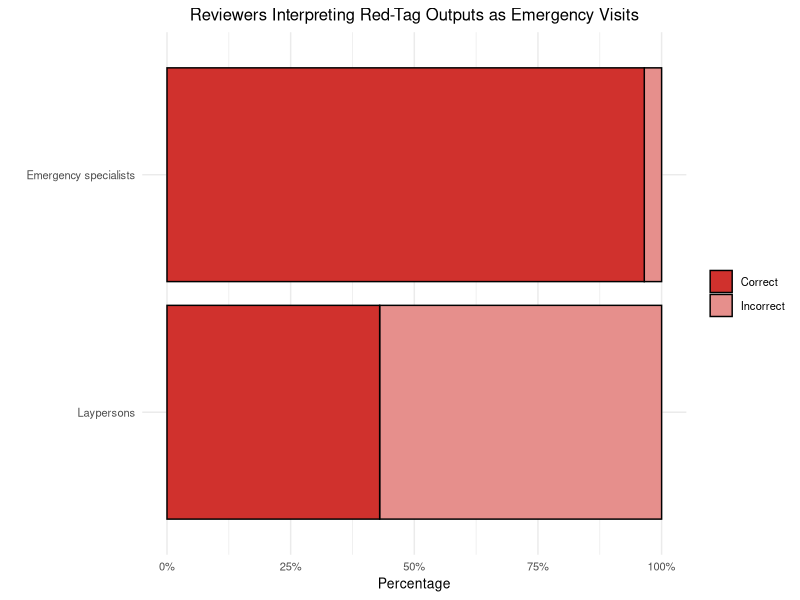
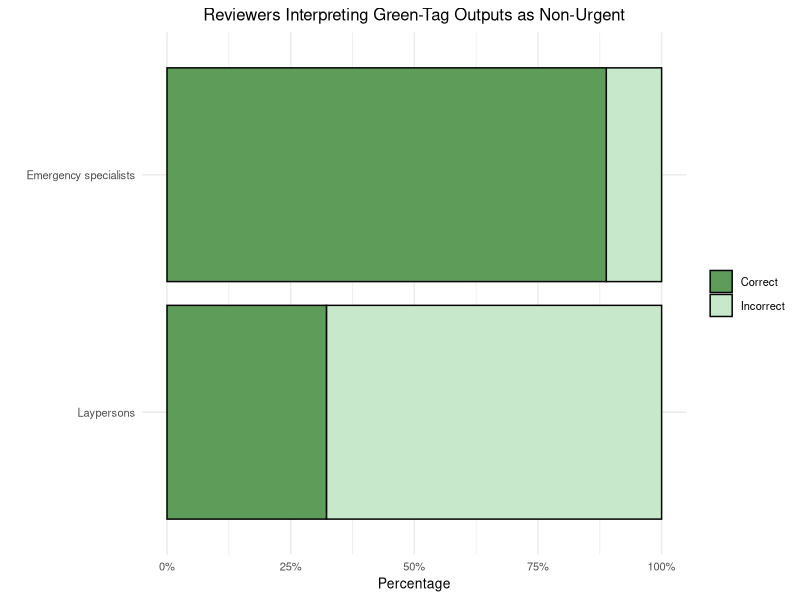
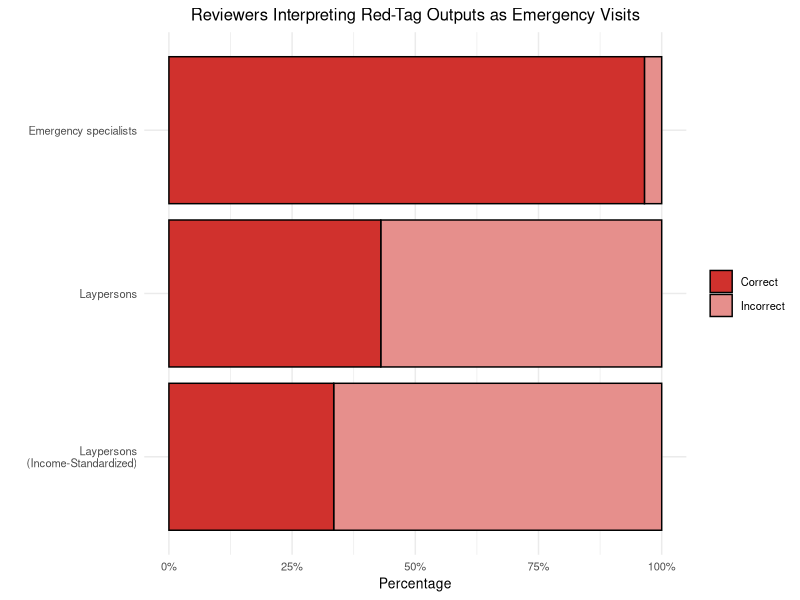
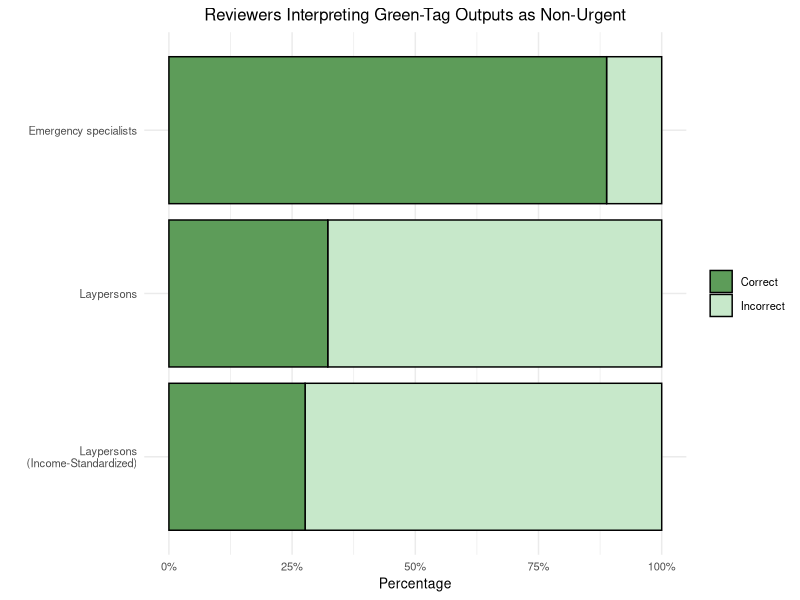
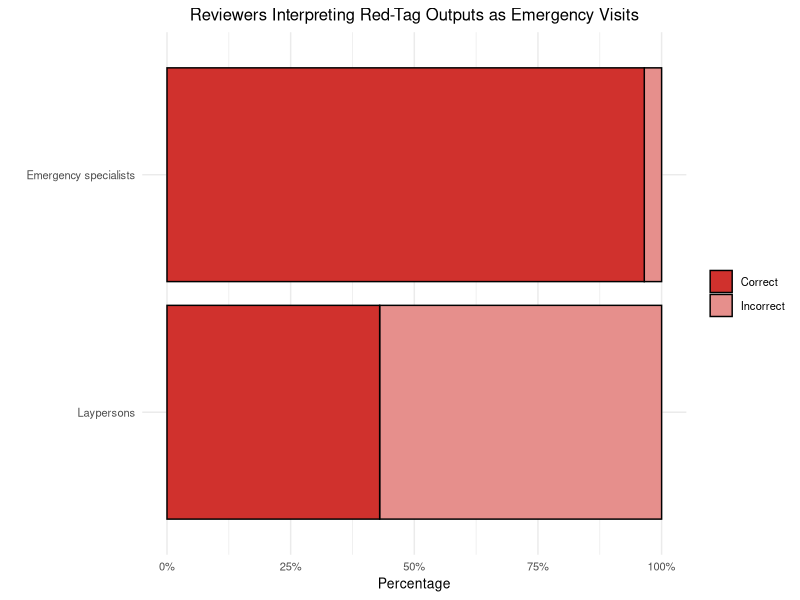
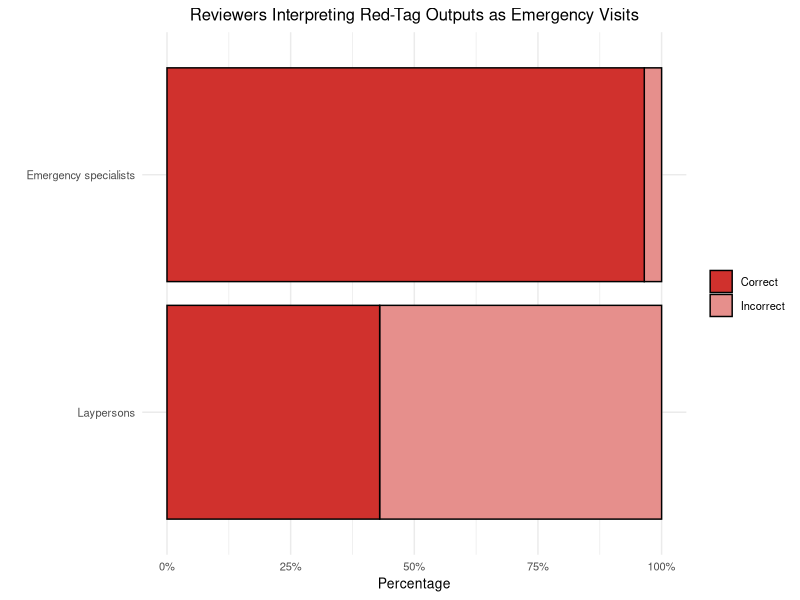
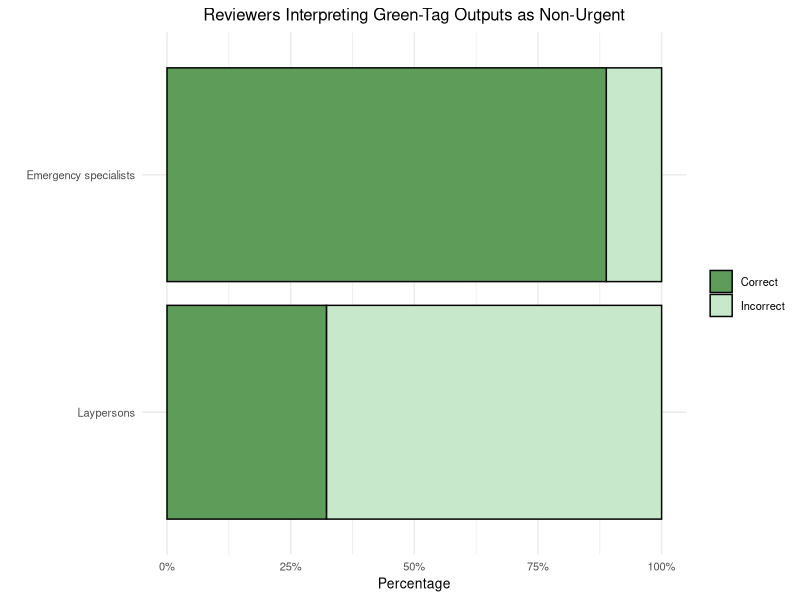
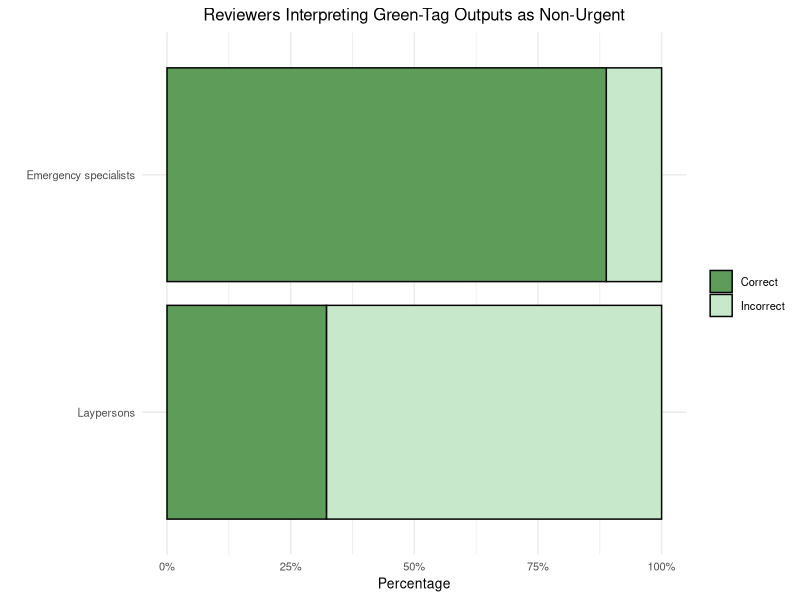

Recreate these plots in R, in order.
library(tidyverse)

output_dir = './output/'

# Sample data
data.red <- data.frame(
  Category = rep(c("Laypersons", "Emergency specialists"), each = 2),
  Subcategory = rep(c("Incorrect", "Correct"), 2),
  Value = c(72+107, 77+58, 314-303, 303)
)

data.red$Category <- data.red$Category %>% as.factor
data.red$Category <- relevel(data.red$Category, ref = 'Laypersons')

data.red$Subcategory <- data.red$Subcategory %>% as.factor
data.red$Subcategory <- relevel(data.red$Subcategory, ref = 'Incorrect')


data.green <- data.frame(
  Category = rep(c("Laypersons", "Emergency specialists"), each = 2),
  Subcategory = rep(c("Incorrect", "Correct"), 2),
  Value = c(38+65, 12+37, 152-135, 135)
)

data.green$Category <- data.green$Category %>% as.factor
data.green$Category <- relevel(data.green$Category, ref = 'Laypersons')

data.green$Subcategory <- data.green$Subcategory %>% as.factor
data.green$Subcategory <- relevel(data.green$Subcategory, ref = 'Incorrect')

# Normalize values to sum up to 100% within each category
data.red <- data.red %>%
  group_by(Category) %>%
  mutate(Percentage = Value / sum(Value) * 100)

data.green <- data.green %>%
  group_by(Category) %>%
  mutate(Percentage = Value / sum(Value) * 100)

# Plot
fig2_1 <- ggplot(data.red, aes(x = Percentage, y = Category, fill = Subcategory)) +
  geom_bar(stat = "identity", color = "black") +
  scale_fill_manual(values = c("#D0312D", "#E68F8C"),
                    breaks = c("Correct", "Incorrect")) +
  labs(x = "Percentage", y = "", title = "Reviewers Interpreting Red-Tag Outputs as Emergency Visits") +
  scale_x_continuous(labels = scales::percent_format(scale = 1)) +
  theme_minimal() +
  theme(panel.background = element_rect(fill = "white", color = NA),
        plot.background = element_rect(fill = "white", color = NA),
        plot.title = element_text(size = 12, hjust = 0.5),
        axis.title.x = element_text(size = 10),
        axis.title.y = element_text(size = 10),
        axis.text.x = element_text(size = 8),
        axis.text.y = element_text(size = 8),
        legend.text = element_text(size = 8),
        legend.title = element_text(size = 10)) +
  guides(fill = guide_legend(title = NULL))

fig2_1
ggsave(paste0(output_dir, 'fig2-1.png'), fig2_1, 
       width = 6, height = 2.5, dpi=300)

ggsave(paste0(output_dir, 'fig2-1.tiff'), fig2_1, 
       width = 6, height = 2.5, dpi=300)

fig2_2 <- ggplot(data.green, aes(x = Percentage, y = Category, fill = Subcategory)) +
  geom_bar(stat = "identity", color = "black") +
  scale_fill_manual(values = c("#5D9C59", "#C7E8CA"),
                    breaks = c("Correct", "Incorrect")) +
  labs(x = "Percentage", y = "", title = "Reviewers Interpreting Green-Tag Outputs as Non-Urgent") +
  scale_x_continuous(labels = scales::percent_format(scale = 1)) +
  theme_minimal() +
  theme(panel.background = element_rect(fill = "white", color = NA),
        plot.background = element_rect(fill = "white", color = NA),
        plot.title = element_text(size = 12, hjust = 0.5),
        axis.title.x = element_text(size = 10),
        axis.title.y = element_text(size = 10),
        axis.text.x = element_text(size = 8),
        axis.text.y = element_text(size = 8),
        legend.text = element_text(size = 8),
        legend.title = element_text(size = 10)) +
  guides(fill = guide_legend(title = NULL))

fig2_2
ggsave(paste0(output_dir, 'fig2-2.png'), fig2_2,
       width = 6, height = 2.5, dpi=300)
ggsave(paste0(output_dir, 'fig2-2.tiff'), fig2_2,
       width = 6, height = 2.5, dpi=300)


data.red.revise <- data.frame(
  Category = rep(c("Laypersons\n(Income-Standardized)", "Laypersons", "Emergency specialists"), each = 2),
  Subcategory = rep(c("Incorrect", "Correct"), 3),
  Value = c(314-105, 105, 72+107, 77+58, 314-303, 303)
)

data.red.revise$Category <- factor(data.red.revise$Category, levels = c("Laypersons\n(Income-Standardized)", "Laypersons", "Emergency specialists"))

data.red.revise$Subcategory <- data.red.revise$Subcategory %>% as.factor
data.red.revise$Subcategory <- relevel(data.red.revise$Subcategory, ref = 'Incorrect')


data.green.revise <- data.frame(
  Category = rep(c("Laypersons\n(Income-Standardized)", "Laypersons", "Emergency specialists"), each = 2),
  Subcategory = rep(c("Incorrect", "Correct"), 3),
  Value = c(152-42, 42, 38+65, 12+37, 152-135, 135)
)

data.green.revise$Category <- factor(data.green.revise$Category, levels = c("Laypersons\n(Income-Standardized)", "Laypersons", "Emergency specialists"))

data.green.revise$Subcategory <- data.green.revise$Subcategory %>% as.factor
data.green.revise$Subcategory <- relevel(data.green.revise$Subcategory, ref = 'Incorrect')

# Normalize values to sum up to 100% within each category
data.red.revise <- data.red.revise %>%
  group_by(Category) %>%
  mutate(Percentage = Value / sum(Value) * 100)

data.green.revise <- data.green.revise %>%
  group_by(Category) %>%
  mutate(Percentage = Value / sum(Value) * 100)

# Plot
fig2_3 <- ggplot(data.red.revise, aes(x = Percentage, y = Category, fill = Subcategory)) +
  geom_bar(stat = "identity", color = "black") +
  scale_fill_manual(values = c("#D0312D", "#E68F8C"),
                    breaks = c("Correct", "Incorrect")) +
  labs(x = "Percentage", y = "", title = "Reviewers Interpreting Red-Tag Outputs as Emergency Visits") +
  scale_x_continuous(labels = scales::percent_format(scale = 1)) +
  theme_minimal() +
  theme(panel.background = element_rect(fill = "white", color = NA),
        plot.background = element_rect(fill = "white", color = NA),
        plot.title = element_text(size = 12, hjust = 0.5),
        axis.title.x = element_text(size = 10),
        axis.title.y = element_text(size = 10),
        axis.text.x = element_text(size = 8),
        axis.text.y = element_text(size = 8),
        legend.text = element_text(size = 8),
        legend.title = element_text(size = 10)) +
  guides(fill = guide_legend(title = NULL))

fig2_3
ggsave(paste0(output_dir, 'fig2-3.png'), fig2_3, 
       width = 6, height = 3.3, dpi=300)

ggsave(paste0(output_dir, 'fig2-3.tiff'), fig2_3, 
       width = 6, height = 3.3, dpi=300)

fig2_4 <- ggplot(data.green.revise, aes(x = Percentage, y = Category, fill = Subcategory)) +
  geom_bar(stat = "identity", color = "black") +
  scale_fill_manual(values = c("#5D9C59", "#C7E8CA"),
                    breaks = c("Correct", "Incorrect")) +
  labs(x = "Percentage", y = "", title = "Reviewers Interpreting Green-Tag Outputs as Non-Urgent") +
  scale_x_continuous(labels = scales::percent_format(scale = 1)) +
  theme_minimal() +
  theme(panel.background = element_rect(fill = "white", color = NA),
        plot.background = element_rect(fill = "white", color = NA),
        plot.title = element_text(size = 12, hjust = 0.5),
        axis.title.x = element_text(size = 10),
        axis.title.y = element_text(size = 10),
        axis.text.x = element_text(size = 8),
        axis.text.y = element_text(size = 8),
        legend.text = element_text(size = 8),
        legend.title = element_text(size = 10)) +
  guides(fill = guide_legend(title = NULL))

fig2_4
ggsave(paste0(output_dir, 'fig2-4.png'), fig2_4,
       width = 6, height = 3.3, dpi=300)
ggsave(paste0(output_dir, 'fig2-4.tiff'), fig2_4,
       width = 6, height = 3.3, dpi=300)
